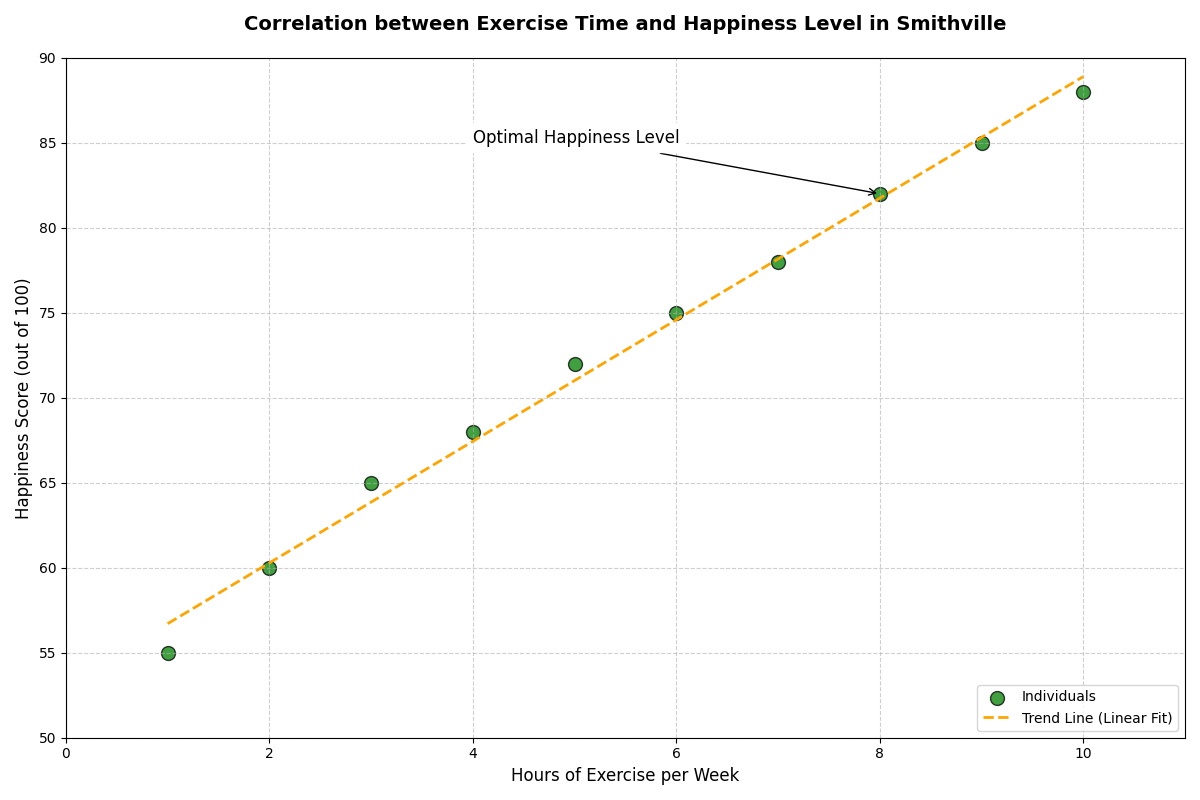

The Python source for this figure:
import matplotlib.pyplot as plt
import numpy as np

# Backstory: This chart examines the relationship between people's investment in exercise and their level of happiness. The data simulates measurements for a group of individuals in a small community, aiming to visualize how investment in exercise time each week (in hours) correlates with a happiness score (out of 100).

# Data: Hours of exercise per week and corresponding happiness scores
exercise_hours = np.array([1, 2, 3, 4, 5, 6, 7, 8, 9, 10])
happiness_scores = np.array([55, 60, 65, 68, 72, 75, 78, 82, 85, 88])

# Scatter plot setup
plt.figure(figsize=(12, 8))

# Scatter plot for exercise vs happiness
plt.scatter(exercise_hours, happiness_scores, color='green', s=100, alpha=0.75, edgecolor='black', label='Individuals')

# Add trend line by fitting a linear model
coefficients = np.polyfit(exercise_hours, happiness_scores, 1)
poly = np.poly1d(coefficients)

# Generate values for the trend line
x_fit = np.linspace(min(exercise_hours), max(exercise_hours), 100)
y_fit = poly(x_fit)

# Plot the trend line
plt.plot(x_fit, y_fit, color='orange', linestyle='--', linewidth=2, label='Trend Line (Linear Fit)')

# Titles and labels
plt.title("Correlation between Exercise Time and Happiness Level in Smithville", fontsize=14, fontweight='bold', pad=20)
plt.xlabel("Hours of Exercise per Week", fontsize=12)
plt.ylabel("Happiness Score (out of 100)", fontsize=12)

# Annotation for key observation
plt.annotate('Optimal Happiness Level', xy=(8, 82), xytext=(4, 85),
             arrowprops=dict(facecolor='black', arrowstyle='->'), fontsize=12, backgroundcolor='w')

# Legend placement
plt.legend(loc='lower right', fontsize=10)

# Axis limits
plt.xlim(0, 11)
plt.ylim(50, 90)

# Grid styling and layout adjustment
plt.grid(True, linestyle='--', alpha=0.6)
plt.tight_layout()

# Show plot
plt.show()
